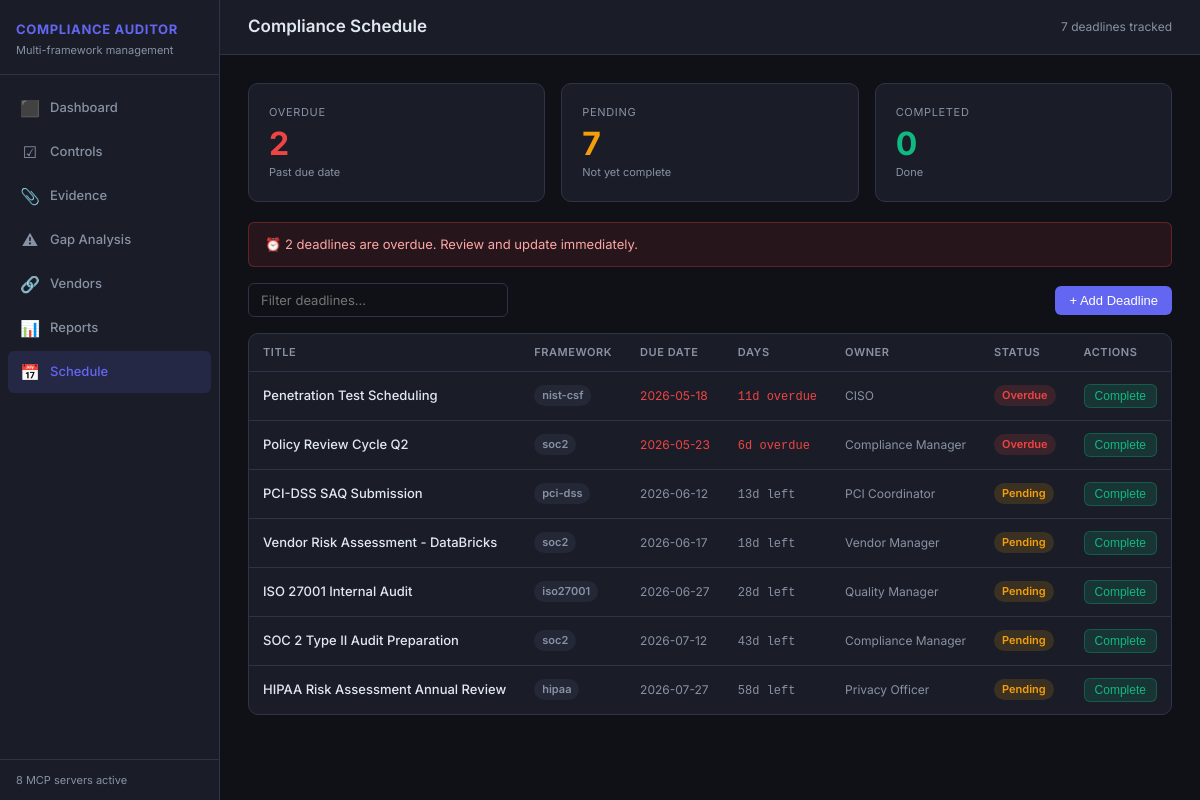
The app's page /schedule with its own data.
### tables this page shows
CREATE TABLE deadlines (
    id INTEGER PRIMARY KEY AUTOINCREMENT,
    title TEXT NOT NULL,
    framework_id TEXT,
    due_date TEXT NOT NULL,
    owner TEXT,
    status TEXT DEFAULT 'pending',
    reminder_sent INTEGER DEFAULT 0,
    completed_at TEXT,
    created_at TEXT DEFAULT (datetime('now')),
    FOREIGN KEY (framework_id) REFERENCES frameworks(id)
);

### app.py (the view)
@app.get("/schedule", response_class=HTMLResponse)
async def schedule_page(request: Request):
    frameworks = await db_fetchall("SELECT * FROM frameworks ORDER BY name")
    deadlines = await db_fetchall(
        """SELECT d.*, f.name as framework_name,
                  CAST(julianday(d.due_date) - julianday('now') AS INTEGER) as days_remaining
           FROM deadlines d LEFT JOIN frameworks f ON d.framework_id=f.id
           ORDER BY d.due_date ASC"""
    )
    for d in deadlines:
        d["is_overdue"] = d["status"] == "pending" and (d["days_remaining"] or 0) < 0
    return templates.TemplateResponse(request, "schedule.html", {
        "frameworks": frameworks,
        "deadlines": deadlines,
        "active": "schedule",
    })

### templates/schedule.html (shortened to what this page needs)
{% extends "base.html" %}
{% block page_title %}Compliance Schedule{% endblock %}
{% block topbar_right %}{{ deadlines|length }} deadlines tracked{% endblock %}
{% block content %}
{% set overdue_count = deadlines | selectattr('is_overdue') | list | length %}
{% set pending_count = deadlines | selectattr('status', 'equalto', 'pending') | list | length %}
{% set done_count = deadlines | selectattr('status', 'equalto', 'completed') | list | length %}
<div class="stats-grid mb-20">
  <div class="stat-card danger">
    <div class="label">Overdue</div>
    <div class="value">{{ overdue_count }}</div>
    <div class="sub">Past due date</div>
  </div>
  <div class="stat-card warning">
    <div class="label">Pending</div>
    <div class="value">{{ pending_count }}</div>
    <div class="sub">Not yet complete</div>
  </div>
  <div class="stat-card success">
    <div class="label">Completed</div>
    <div class="value">{{ done_count }}</div>
    <div class="sub">Done</div>
  </div>
</div>
{% if overdue_count > 0 %}
<div class="alert alert-danger mb-16">
  ⏰ {{ overdue_count }} deadline{{ 's are' if overdue_count != 1 else ' is' }} overdue. Review and update immediately.
</div>
{% endif %}
<div class="flex-between mb-16">
  <input type="text" id="table-search" placeholder="Filter deadlines…" style="width:260px;">
  <button class="btn btn-primary" onclick="openModal('modal-add-deadline')">+ Add Deadline</button>
</div>
<div class="card">
  <div class="table-wrap">
    <table>
      <thead>
        <tr>
          <th>Title</th>
          <th>Framework</th>
          <th>Due Date</th>
          <th>Days</th>
          <th>Owner</th>
          <th>Status</th>
          <th>Actions</th>
        </tr>
      </thead>
      <tbody>
        {% for d in deadlines %}
        <tr class="filterable-row">
          <td style="font-weight:500;">{{ d.title }}</td>
          <td><span class="badge badge-muted">{{ d.framework_id or '—' }}</span></td>
          <td>
            <span class="{% if d.is_overdue %}overdue{% else %}text-muted{% endif %} text-sm">
              {{ d.due_date[:10] if d.due_date else '—' }}
            </span>
          </td>
          <td>
            {% if d.status == 'completed' %}
              <span class="badge badge-success">Done</span>
            {% elif d.is_overdue %}
              <span class="overdue text-sm font-mono">{{ (d.days_remaining or 0) | abs }}d overdue</span>
            {% elif d.days_remaining is not none %}
              <span class="text-muted text-sm font-mono">{{ d.days_remaining }}d left</span>
            {% else %}
              <span class="text-muted">—</span>
            {% endif %}
          </td>
          <td class="text-muted text-sm">{{ d.owner or '—' }}</td>
          <td>
            {% if d.status == 'completed' %}
              <span class="badge badge-success">Completed</span>
            {% elif d.is_overdue %}
              <span class="badge badge-danger">Overdue</span>
            {% else %}
              <span class="badge badge-warning">Pending</span>
            {% endif %}
          </td>
          <td>
            {% if d.status == 'pending' %}
            <form method="post" action="/schedule/{{ d.id }}/complete" style="display:inline;">
              <button type="submit" class="btn btn-success btn-sm">Complete</button>
            </form>
            {% endif %}
          </td>
        </tr>
        {% endfor %}
      </tbody>
    </table>
  </div>
</div>
{% endblock %}

### static/style.css (style rules this page uses)
:root { --bg: #0f1117; --bg2: #1a1d27; --bg3: #242736; --border: #2e3347; --text: #e2e8f0; --text-muted: #8892a4; --accent: #6366f1; --accent-hover: #4f52d4; --success: #10b981; --warning: #f59e0b; --danger: #ef4444; --info: #3b82f6; --critical: #dc2626; --high: #ea580c; --medium: #d97706; --low: #16a34a; --radius: 10px; --radius-sm: 6px; --shadow: 0 4px 24px rgba(0,0,0,0.4); --font: 'Inter', system-ui, -apple-system, sans-serif; }
* { box-sizing: border-box; margin: 0; padding: 0; }
body { font-family: var(--font); background: var(--bg); color: var(--text); min-height: 100vh; display: flex; font-size: 14px; line-height: 1.5; }
.card { background: var(--bg2); border: 1px solid var(--border); border-radius: var(--radius); overflow: hidden; }
.stats-grid { display: grid; grid-template-columns: repeat(auto-fit, minmax(160px, 1fr)); gap: 16px; margin-bottom: 24px; }
.stat-card { background: var(--bg2); border: 1px solid var(--border); border-radius: var(--radius); padding: 20px; }
.stat-card .label { font-size: 11px; color: var(--text-muted); text-transform: uppercase; letter-spacing: 0.06em; margin-bottom: 8px; }
.stat-card .value { font-size: 32px; font-weight: 700; line-height: 1; }
.stat-card .sub { font-size: 11px; color: var(--text-muted); margin-top: 4px; }
.stat-card.danger .value { color: var(--danger); }
.stat-card.warning .value { color: var(--warning); }
.stat-card.success .value { color: var(--success); }
.table-wrap { overflow-x: auto; }
table { width: 100%; border-collapse: collapse; font-size: 13px; }
th { text-align: left; padding: 10px 14px; font-size: 11px; font-weight: 600; color: var(--text-muted); text-transform: uppercase; letter-spacing: 0.05em; border-bottom: 1px solid var(--border); white-space: nowrap; }
td { padding: 12px 14px; border-bottom: 1px solid var(--border); vertical-align: middle; }
tr:last-child td { border-bottom: none; }
.badge { display: inline-flex; align-items: center; padding: 2px 8px; border-radius: 20px; font-size: 11px; font-weight: 600; white-space: nowrap; }
.badge-warning { background: rgba(245,158,11,0.15); color: var(--warning); }
.badge-danger { background: rgba(239,68,68,0.15); color: var(--danger); }
.badge-muted { background: var(--bg3); color: var(--text-muted); }
.btn { display: inline-flex; align-items: center; gap: 6px; padding: 7px 14px; border-radius: var(--radius-sm); font-size: 13px; font-weight: 500; cursor: pointer; border: none; transition: all 0.15s; text-decoration: none; white-space: nowrap; }
.btn-primary { background: var(--accent); color: #fff; }
.btn-success { background: rgba(16,185,129,0.15); color: var(--success); border: 1px solid rgba(16,185,129,0.3); }
.btn-sm { padding: 4px 10px; font-size: 12px; }
input, select, textarea { width: 100%; background: var(--bg); border: 1px solid var(--border); color: var(--text); padding: 8px 12px; border-radius: var(--radius-sm); font-size: 13px; font-family: inherit; transition: border-color 0.15s; outline: none; }
.alert { padding: 12px 16px; border-radius: var(--radius-sm); margin-bottom: 16px; font-size: 13px; display: flex; align-items: center; gap: 8px; }
.alert-danger { background: rgba(239,68,68,0.1); border: 1px solid rgba(239,68,68,0.3); color: #fca5a5; }
.flex-between { display: flex; align-items: center; justify-content: space-between; }
.mb-16 { margin-bottom: 16px; }
.mb-20 { margin-bottom: 20px; }
.text-muted { color: var(--text-muted); }
.text-sm { font-size: 12px; }
.font-mono { font-family: 'JetBrains Mono', 'Fira Code', monospace; }
.overdue { color: var(--danger) !important; }

### records on screen
deadlines: title "Penetration Test Scheduling", framework "nist-csf", due_date "2026-05-18", days_remaining "11", owner "CISO", status "Overdue"
deadlines: title "Policy Review Cycle Q2", framework "soc2", due_date "2026-05-23", id "6", owner "Compliance Manager", status "Overdue"
deadlines: title "PCI-DSS SAQ Submission", framework "pci-dss", due_date "2026-06-12", days_remaining "13", owner "PCI Coordinator", status "Pending"
deadlines: title "Vendor Risk Assessment - DataBricks", framework "soc2", due_date "2026-06-17", days_remaining "18", owner "Vendor Manager", status "Pending"
deadlines: title "ISO 27001 Internal Audit", framework "iso27001", due_date "2026-06-27", days_remaining "28", owner "Quality Manager", status "Pending"
deadlines: title "SOC 2 Type II Audit Preparation", framework "soc2", due_date "2026-07-12", days_remaining "43", owner "Compliance Manager", status "Pending"
deadlines: title "HIPAA Risk Assessment Annual Review", framework "hipaa", due_date "2026-07-27", days_remaining "58", owner "Privacy Officer", status "Pending"

### other values on screen
{{ deadlines|length }} "7"
{{ overdue_count }} "2"
{{ pending_count }} "7"
{{ done_count }} "0"
{{ 's are' if overdue_count != 1 else ' is' }} "s are"
